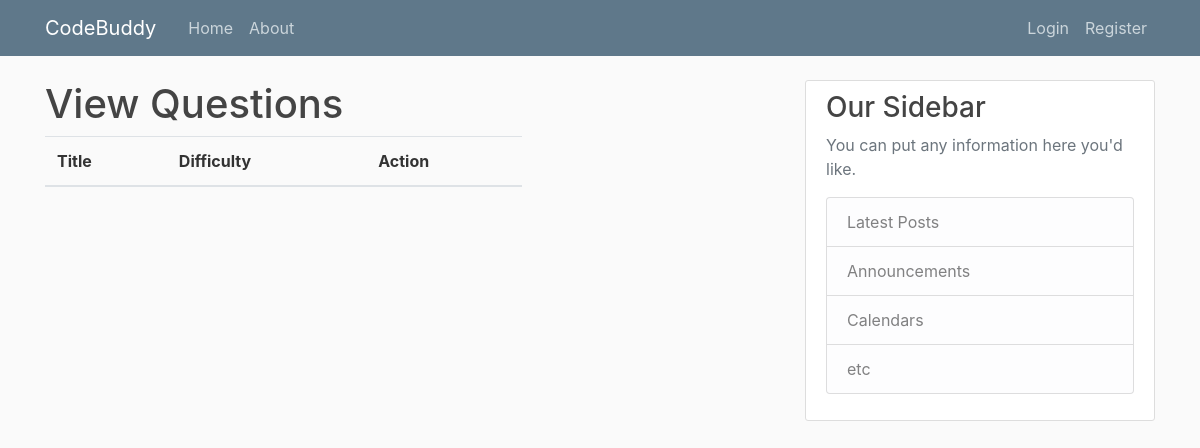
Page /view_questions on the earlier database version.
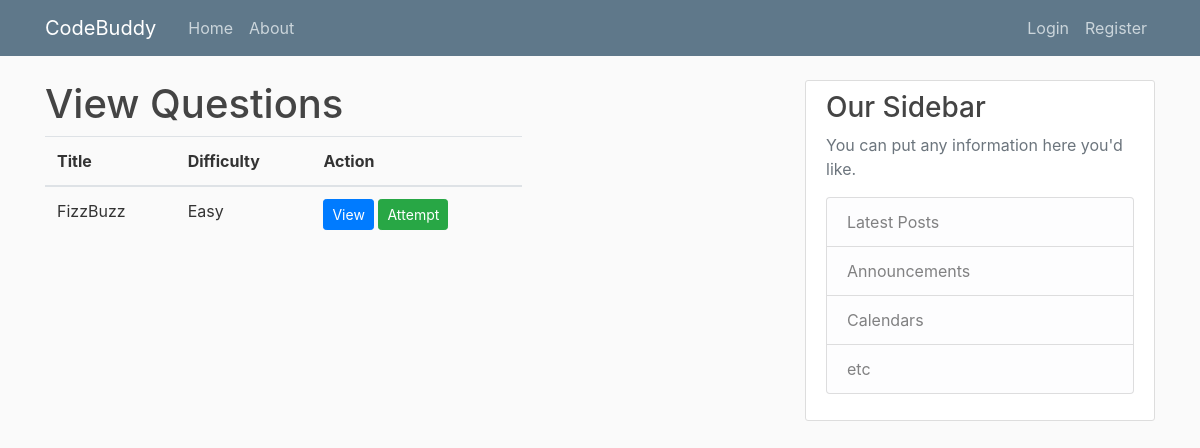
Same page on the later database version.
### adaptive_learning_system/models.py (models this page shows, shortened)
class ProgrammingQuestion(db.Model):
    id = db.Column(db.Integer, primary_key=True)
    title = db.Column(db.String(100), nullable=False)
    description = db.Column(db.Text, nullable=False)
    difficulty = db.Column(db.String(20), nullable=False)
    test_cases = db.Column(db.Text, nullable=False)  # Store test cases as a JSON string
    language = db.Column(db.String(20), nullable=True)
    created_at = db.Column(db.DateTime, nullable=False, default=datetime.utcnow)
    user_id = db.Column(db.Integer, db.ForeignKey('user.id'), nullable=False)

### adaptive_learning_system/routes.py (the view)
@app.route("/view_questions")
def view_questions():
    questions = ProgrammingQuestion.query.all()
    return render_template("view_questions.html", questions=questions)

### adaptive_learning_system/templates/view_questions.html (shortened to what this page needs)
{% extends "layout.html" %}
{% block content %}
    <h1>View Questions</h1>
    <div class="row">
        <div class="col-md-8">
            <table class="table">
                <thead>
                    <tr>
                        <th>Title</th>
                        <th>Difficulty</th>
                        <th>Action</th>
                    </tr>
                </thead>
                <tbody>
                    {% for question in questions %}
                    <tr>
                        <td>{{ question.title }}</td>
                        <td>{{ question.difficulty }}</td>
                        <td>
                            <a href="{{ url_for('view_questions', question_id=question.id) }}" class="btn btn-primary btn-sm">View</a>
                            <a href="{{ url_for('solve_questions', question_id=question.id) }}" class="btn btn-success btn-sm">Attempt</a>
                        </td>
                    </tr>
                    {% endfor %}
                </tbody>
            </table>
        </div>
    </div>
{% endblock %}

### adaptive_learning_system/templates/layout.html (shortened to what this page needs)
<!DOCTYPE html>
<html>
<head>
    <link rel="stylesheet" href="https://maxcdn.bootstrapcdn.com/bootstrap/4.0.0/css/bootstrap.min.css">
    <link rel="stylesheet" type="text/css" href="{{ url_for('static', filename='main.css') }}">
</head>
<body>
    <header class="site-header">
      <nav class="navbar navbar-expand-md navbar-dark bg-steel fixed-top">
        <div class="container">
          <a class="navbar-brand mr-4" href="/">CodeBuddy</a>
          <div class="collapse navbar-collapse" id="navbarToggle">
            <div class="navbar-nav mr-auto">
              <a class="nav-item nav-link" href="{{ url_for('home') }}">Home</a>
              <a class="nav-item nav-link" href="{{ url_for('about') }}">About</a>
            </div>
            <div class="navbar-nav">
              {% if current_user.is_authenticated %}
                <a class="nav-item nav-link" href="{{ url_for('account') }}">Account</a>
                <a class="nav-item nav-link" href="{{ url_for('logout') }}">Logout</a>
                <a class="nav-item nav-link" href="{{ url_for('add_question') }}">Add Questions</a>
                <a class="nav-item nav-link" href="{{ url_for('view_questions') }}">Questions</a>
              {% else %}
                <a class="nav-item nav-link" href="{{ url_for('login') }}">Login</a>
                <a class="nav-item nav-link" href="{{ url_for('register') }}">Register</a>
              {% endif %}
            </div>
          </div>
        </div>
      </nav>
    </header>
    <main role="main" class="container">
      <div class="row">
        <div class="col-md-8">
          {% block content %}{% endblock %}
        </div>
        <div class="col-md-4">
          <div class="content-section">
            <h3>Our Sidebar</h3>
            <p class='text-muted'>You can put any information here you'd like.
              <ul class="list-group">
                <li class="list-group-item list-group-item-light">Latest Posts</li>
                <li class="list-group-item list-group-item-light">Announcements</li>
                <li class="list-group-item list-group-item-light">Calendars</li>
                <li class="list-group-item list-group-item-light">etc</li>
              </ul>
            </p>
          </div>
        </div>
      </div>
    </main>
</body>
</html>

### adaptive_learning_system/static/main.css (style rules this page uses)
body { background: #fafafa; color: #333333; margin-top: 5rem; }
h1, h2, h3, h4, h5, h6 { color: #444444; }
.bg-steel { background-color: #5f788a; }
.site-header .navbar-nav .nav-link { color: #cbd5db; }
.content-section { background: #ffffff; padding: 10px 20px; border: 1px solid #dddddd; border-radius: 3px; margin-bottom: 20px; }

Differences in the rows shown:
added ProgrammingQuestion: title "FizzBuzz", difficulty "Easy"
